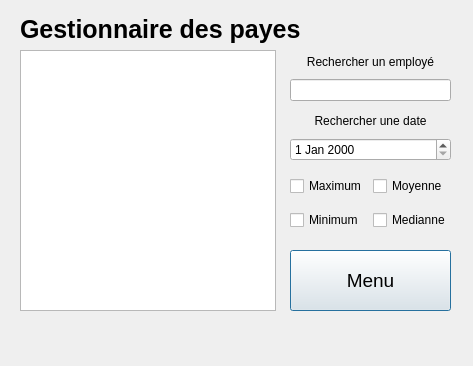
<?xml version="1.0" encoding="UTF-8"?>
<ui version="4.0">
 <class>DialogMenuPaye</class>
 <widget class="QDialog" name="DialogMenuPaye">
  <property name="geometry">
   <rect>
    <x>0</x>
    <y>0</y>
    <width>473</width>
    <height>366</height>
   </rect>
  </property>
  <property name="windowTitle">
   <string>Dialog</string>
  </property>
  <widget class="QLabel" name="labelErreurPaye">
   <property name="geometry">
    <rect>
     <x>20</x>
     <y>320</y>
     <width>431</width>
     <height>21</height>
    </rect>
   </property>
   <property name="text">
    <string/>
   </property>
  </widget>
  <widget class="QLabel" name="labelPaye">
   <property name="geometry">
    <rect>
     <x>20</x>
     <y>9</y>
     <width>431</width>
     <height>41</height>
    </rect>
   </property>
   <property name="font">
    <font>
     <pointsize>19</pointsize>
     <weight>75</weight>
     <bold>true</bold>
    </font>
   </property>
   <property name="text">
    <string>Gestionnaire des payes</string>
   </property>
  </widget>
  <widget class="QWidget" name="gridLayoutWidget">
   <property name="geometry">
    <rect>
     <x>290</x>
     <y>168</y>
     <width>161</width>
     <height>71</height>
    </rect>
   </property>
   <layout class="QGridLayout" name="gridLayout">
    <item row="1" column="1">
     <widget class="QCheckBox" name="checkBoxMedianne">
      <property name="text">
       <string>Medianne</string>
      </property>
     </widget>
    </item>
    <item row="0" column="0">
     <widget class="QCheckBox" name="checkBoxMax">
      <property name="text">
       <string>Maximum</string>
      </property>
     </widget>
    </item>
    <item row="1" column="0">
     <widget class="QCheckBox" name="checkBoxMin">
      <property name="text">
       <string>Minimum</string>
      </property>
     </widget>
    </item>
    <item row="0" column="1">
     <widget class="QCheckBox" name="checkBoxMoyenne">
      <property name="text">
       <string>Moyenne</string>
      </property>
     </widget>
    </item>
   </layout>
  </widget>
  <widget class="QListView" name="listViewPaye">
   <property name="geometry">
    <rect>
     <x>20</x>
     <y>50</y>
     <width>256</width>
     <height>261</height>
    </rect>
   </property>
  </widget>
  <widget class="QWidget" name="verticalLayoutWidget_2">
   <property name="geometry">
    <rect>
     <x>290</x>
     <y>50</y>
     <width>161</width>
     <height>51</height>
    </rect>
   </property>
   <layout class="QVBoxLayout" name="verticalLayout_2">
    <item>
     <widget class="QLabel" name="labelRechercherEmployePaye">
      <property name="text">
       <string>Rechercher un employé</string>
      </property>
      <property name="alignment">
       <set>Qt::AlignCenter</set>
      </property>
     </widget>
    </item>
    <item>
     <widget class="QLineEdit" name="lineEditRechercherEmploye"/>
    </item>
   </layout>
  </widget>
  <widget class="QWidget" name="verticalLayoutWidget_3">
   <property name="geometry">
    <rect>
     <x>290</x>
     <y>110</y>
     <width>161</width>
     <height>51</height>
    </rect>
   </property>
   <layout class="QVBoxLayout" name="verticalLayout_3">
    <item>
     <widget class="QLabel" name="labelRechercherEmployeDate">
      <property name="text">
       <string>Rechercher une date</string>
      </property>
      <property name="alignment">
       <set>Qt::AlignCenter</set>
      </property>
     </widget>
    </item>
    <item>
     <widget class="QDateEdit" name="dateEditRechercherPaye"/>
    </item>
   </layout>
  </widget>
  <widget class="QPushButton" name="pushButtonRetournerMenu">
   <property name="geometry">
    <rect>
     <x>290</x>
     <y>250</y>
     <width>161</width>
     <height>61</height>
    </rect>
   </property>
   <property name="font">
    <font>
     <pointsize>14</pointsize>
    </font>
   </property>
   <property name="text">
    <string>Menu</string>
   </property>
  </widget>
 </widget>
 <resources/>
 <connections/>
</ui>
